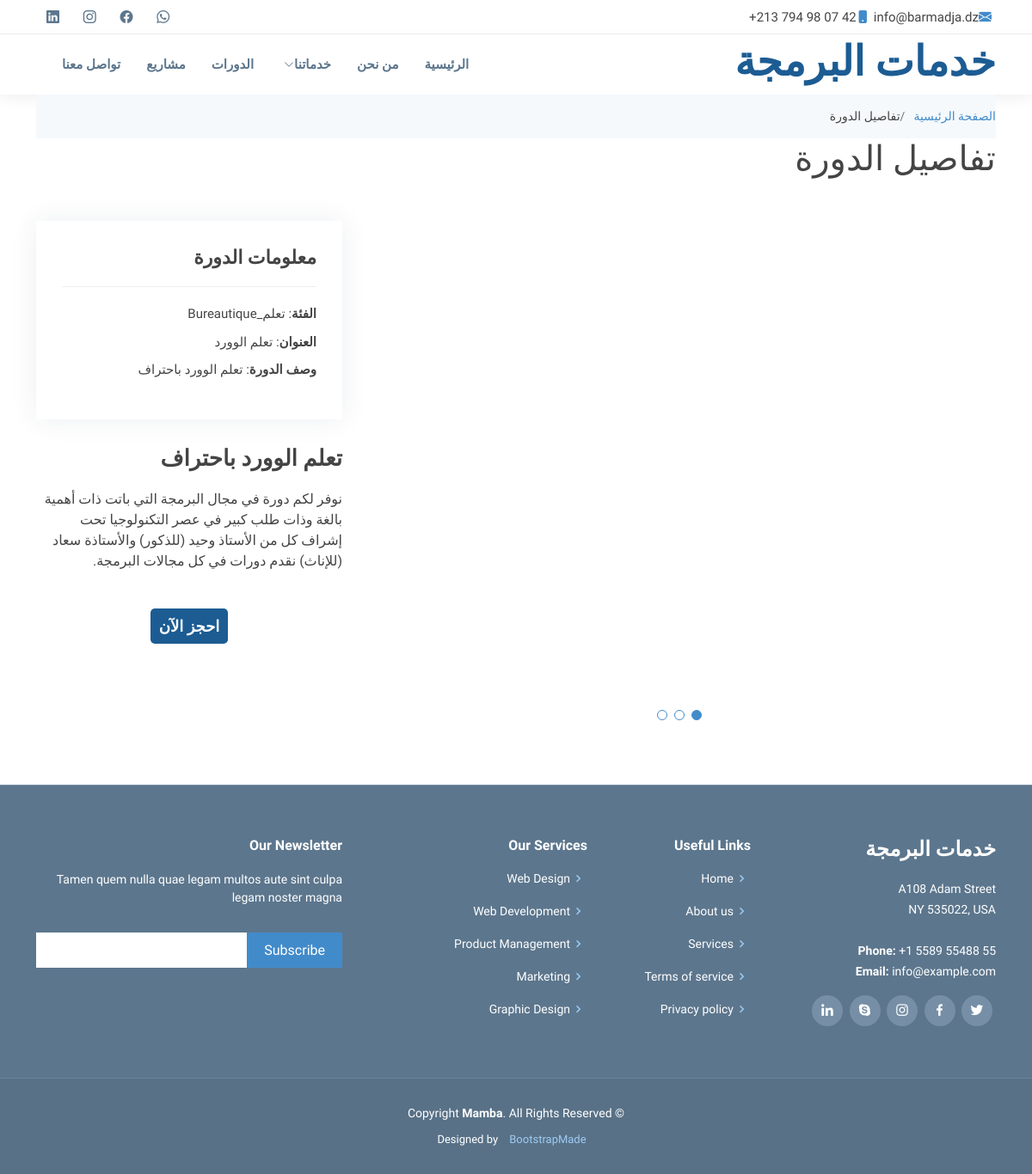
Page /project-details/4 on the earlier database version.
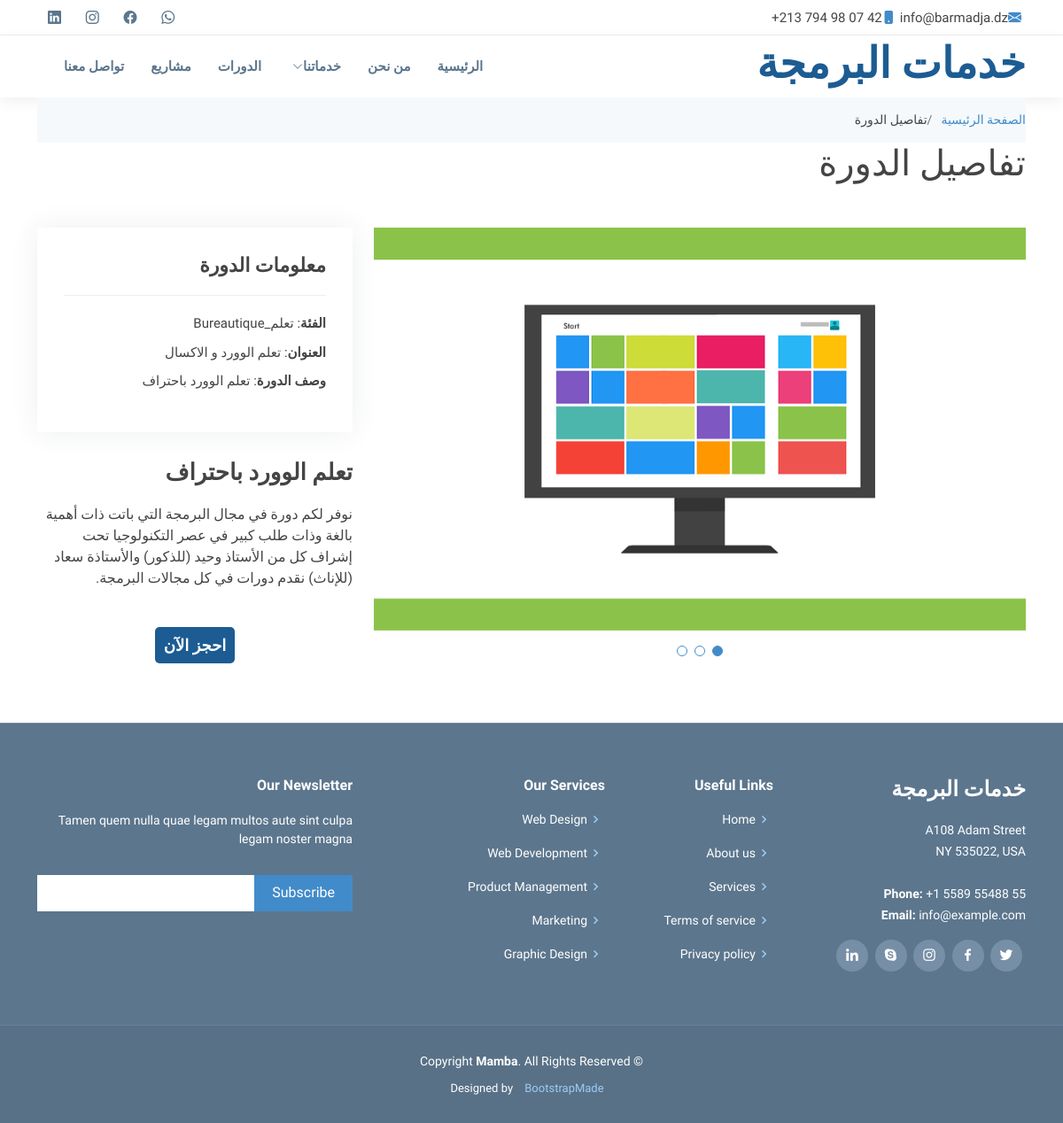
Same page on the later database version.
### store/models.py (models this page shows, shortened)
class project(models.Model):
    title = models.CharField(max_length=100)
    image = models.ImageField(upload_to='images/',null=True,blank=True)
    description = models.CharField(max_length=200)
    services = models.ForeignKey(category, on_delete=models.PROTECT)
    srv = models.ForeignKey(service, on_delete=models.PROTECT)
    class Meta:
        ordering = ['-title']

class category(models.Model):
    designation = models.CharField(max_length=100)
    image = models.ImageField(upload_to='images/',null=True,blank=True)
    description = models.CharField(max_length=200)
    class Meta:
        ordering = ['-designation']
    def __str__(self):
        return self.designation

### store/views.py (the view)
# urls.py: path('project-details/<int:pk>', views.project_details, name="project-details"),
def project_details(request,pk):
    projects=project.objects.get(id=pk)
    categorie=category.objects.get(designation=projects.services)
    return render(request, 'project-details.html', {'projects':projects, 'categorie':categorie})

### templates/project-details.html (shortened to what this page needs)
{% extends 'main.html' %}
{% load widget_tweaks %}
{% load static %}
{% block content %}
  <main class="main">
    <div class="page-title" data-aos="fade">
      <div class="container">
        <nav class="breadcrumbs">
          <ol>
            <li><a href="{% url 'store' %}">الصفحة الرئيسية</a></li>
            <li class="current">تفاصيل الدورة</li>
          </ol>
        </nav>
        <h1>تفاصيل الدورة</h1>
      </div>
    </div>
    <section id="portfolio-details" class="portfolio-details section">
      <div class="container" data-aos="fade-up" data-aos-delay="100">
        <div class="row gy-4">
          <div class="col-lg-8">
            <div class="portfolio-details-slider swiper init-swiper">
              <div class="swiper-wrapper align-items-center">
                <div class="swiper-slide">
                  <img src="{% static projects.image.url %}" alt="">
                </div>
              </div>
              <div class="swiper-pagination"></div>
            </div>
          </div>
          <div class="col-lg-4">
            <div class="portfolio-info" data-aos="fade-up" data-aos-delay="200">
              <h3>معلومات الدورة</h3>
              <ul>
                <li><strong>الفئة</strong>: {{projects.services}}</li>
                <li><strong>العنوان</strong>: {{projects.title}}</li>
                <li><strong>وصف الدورة</strong>: {{projects.description}}</li>
              </ul>
            </div>
            <div class="portfolio-description" data-aos="fade-up" data-aos-delay="300">
              <h2>{{projects.description}}</h2>
              <p>
                نوفر لكم دورة في مجال البرمجة التي باتت ذات أهمية بالغة وذات طلب كبير في عصر التكنولوجيا تحت إشراف كل من الأستاذ وحيد (للذكور) والأستاذة سعاد (للإناث)
نقدم دورات في كل مجالات البرمجة.
              </p>
            </div>
            <div class="reserve" align="center" style="margin-top: 50px;">
              <a href="{% url 'reserver' projects.id  %}" class="color-white">احجز الآن</a>
            </div>
          </div>
        </div>
      </div>
    </section>
  </main>
{% endblock content %}

Differences in the rows shown:
changed project "تعلم الوورد باحتراف": image: picture added; title "تعلم الوورد" → "تعلم الوورد و الاكسال"
